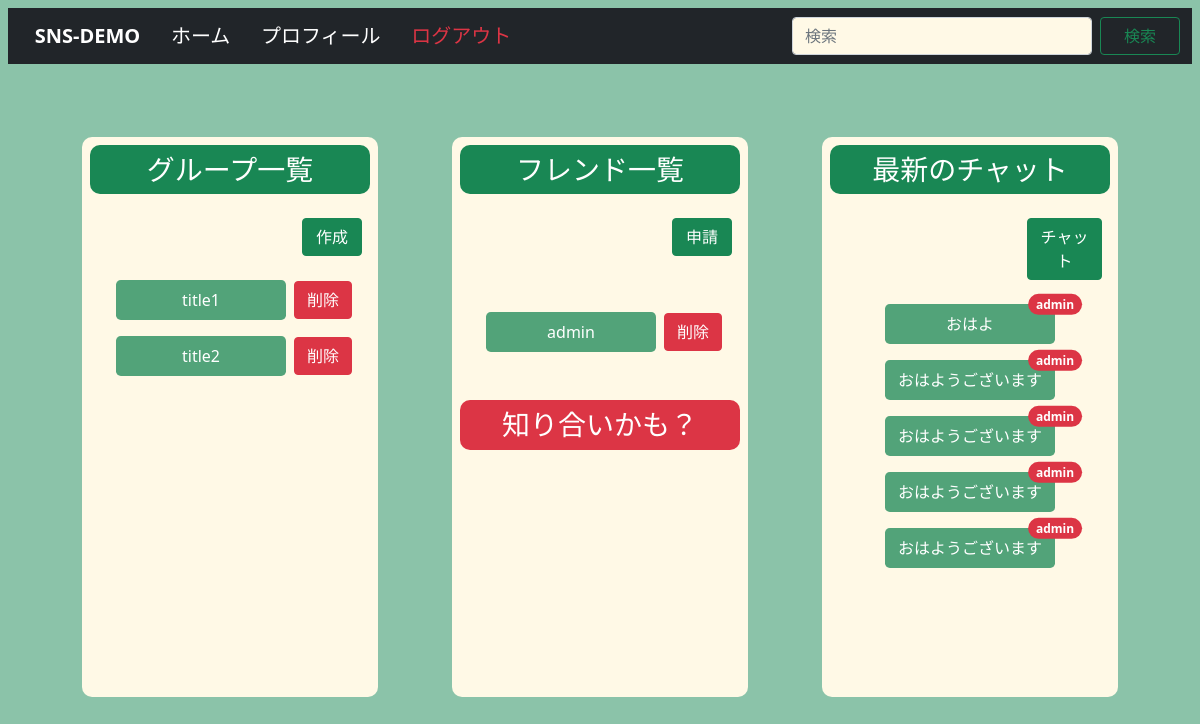
Page /app/home/ (signed in) on the committed database.
### app/models.py (models this page shows, shortened)
class Group(models.Model):
    id = models.UUIDField(default=uuid.uuid4, primary_key=True)
    owner = models.ForeignKey(get_user_model(), on_delete=models.CASCADE,  related_name='group_owner')
    member = models.ManyToManyField(get_user_model(), related_name='group_member')
    title = models.CharField(max_length=30)
    icon = models.ImageField(null=True, blank=True)
    def __str__(self):
        return self.title

class Friend(models.Model):
    id = models.UUIDField(default=uuid.uuid4, primary_key=True)
    send_from = models.ForeignKey(get_user_model(), on_delete=models.CASCADE, related_name='friend_send_from')
    send_to = models.ForeignKey(get_user_model(), on_delete=models.CASCADE)
    profile_send_from = models.ForeignKey(Profile, on_delete=models.CASCADE, null=True, related_name='profile_send_from')
    profile_send_to = models.ForeignKey(Profile, on_delete=models.CASCADE, null=True)
    deny_flag = models.BooleanField(default=False)
    promise_flag = models.BooleanField(default=False)

class Profile(models.Model):
    id = models.UUIDField(default=uuid.uuid4, primary_key=True)
    user = models.OneToOneField(get_user_model(), on_delete=models.CASCADE)
    nick_name = models.CharField(max_length=20)
    icon = models.ImageField(upload_to='../media/images/', default='images/unknown.jpeg', null=True, blank=True)
    one_mes = models.TextField(max_length=100)
    created_at = models.DateTimeField(auto_now_add=True)
    updated_at = models.DateTimeField(auto_now=True)

class Message(models.Model):
    id = models.UUIDField(default=uuid.uuid4, primary_key=True)
    owner = models.ForeignKey(get_user_model(), on_delete=models.CASCADE)
    profile = models.ForeignKey(Profile, on_delete=models.CASCADE, null=True)
    friend = models.CharField(max_length=30, null=True, blank=True)
    content = models.TextField(max_length=1000)
    good_count = models.PositiveIntegerField(default=0)
    share_count = models.PositiveIntegerField(default=0)
    group = models.ForeignKey(Group, on_delete=models.CASCADE, null=True)
    created_at = models.DateTimeField(auto_now_add=True)

### app/views.py (the view)
# urls.py: path('home/', views.home, name='home'),
@login_required
def home(request):
    user = get_user_model().objects.get(email=request.user)
    groups = user.group_member.all()
    friends = Friend.objects.filter(promise_flag=True)
    friends = friends.filter(Q(send_from=request.user) | Q(send_to=request.user))
    deny_friends = Friend.objects.filter(deny_flag=False, promise_flag=False)
    deny_friends = deny_friends.filter(Q(send_from=request.user) | Q(send_to=request.user))
    friend_id_list = []
    new_chats_list = []
    new_chats_to_friends = Friend.objects.filter(promise_flag=True, send_from=request.user)
    for new_chats_to_friend in new_chats_to_friends:
        friend_id_list.append(new_chats_to_friend.id)
    new_chats_from_friends = Friend.objects.filter(promise_flag=True, send_to=request.user)
    for new_chats_from_friend in new_chats_from_friends:
        friend_id_list.append(new_chats_from_friend.id)
    new_chats = Message.objects.filter(friend__in=friend_id_list).order_by('-created_at')
    for new_chat in new_chats:
        if new_chat.owner != request.user:
            new_chats_list.append(new_chat)
        else:
            pass
    new_chats = new_chats_list[:5]
    return render(request, 'page/home.html', {'groups': groups,
                                              'friends': friends,
                                              'deny_friends': deny_friends,
                                              'new_chats': new_chats})

### account/models.py (called while the page is built)
    def __str__(self):
        return self.email

### template/page/home.html (shortened to what this page needs)
{% extends 'base/base.html' %}
{% block main %}
<div id="home-container" class="d-flex align-items-center justify-content-around" style="">
    <div id="home-second-container" class="d-flex justify-content-evenly" style="width: 100%;">
        <div class="" id="home-group-container" style="background-color: #FFF9E6;border-radius: 10px;">
            <h3 class="bg-success m-2 p-2 text-white" style="text-align: center;border-radius: 10px;">グループ一覧</h3>
            <div class="d-flex flex-column bd-highlight　bg-success">
                <div class="d-flex flex-row-reverse p-2 m-2">
                    <a class="btn btn-success text-decoration-none text-white" style="width: 60px;" href="{% url 'group_create' %}">作成</a>
                </div>
                <div class="d-flex flex-column justify-content-center" style="align-items: center;">
                    {% for group in groups %}
                        <div class="d-flex flex-row align-items-center" style="flex-wrap: wrap;">
                            <a href="{% url 'group_chat' pk=group.id %}" class="text-decoration-none text-black p-2">
                                <div class="rounded-3 bg-success p-2 text-white bg-opacity-75"style="text-align: center;max-width: 300px; min-width: 170px;">{{ group }}</div>
                            </a>
                            <a class="btn btn-danger text-decoration-none text-white" href="{% url 'group_delete' pk=group.id %}">削除</a>
                        </div>
                    {% endfor %}
                </div>
            </div>
        </div>
        <div class="" id="home-friend-container" style="background-color: #FFF9E6;border-radius: 10px;">
            <h3 class="bg-success m-2 p-2 text-white" style="text-align: center;border-radius: 10px;">フレンド一覧</h3>
            <div class="d-flex flex-column bd-highlight　bg-success">
                <div class="d-flex flex-row-reverse p-2 m-2">
                    <a class="btn btn-success text-decoration-none text-white" style="width: 60px;" href="{% url 'friend_search' %}">申請</a>
                </div>
                <div class="d-flex flex-column justify-content-center" style="align-items: center;min-height: 120px;max-height: 120px;">
                    {% for friend in friends %}
                        {% if friend.send_to == request.user %}
                        <div class="d-flex flex-row align-items-center" style="flex-wrap: wrap;">
                            <a href="{% url 'friend_chat' pk=friend.id %}" class="text-decoration-none text-black p-2">
                                <div class="rounded-3 bg-success p-2 text-white bg-opacity-75"style="text-align: center;max-width: 300px; min-width: 170px;">{{ friend.profile_send_from.nick_name }}</div>
                            </a>
                            <a class="btn btn-danger text-decoration-none text-white" href="{% url 'friend_delete' pk=friend.id %}">削除</a>
                        </div>
                        {% endif %}
                    {% endfor %}
                </div>
            </div>
            <div>
                <h3 class="bg-danger m-2 p-2 text-white" style="text-align: center;border-radius: 10px;">知り合いかも？</h3>
            </div>
            <div class="d-flex flex-column bd-highlight　bg-success">
                <div class="d-flex flex-column p-2 justify-content-center" style="align-items: center;min-height: 180px;max-height: 180px;">
                </div>
            </div>
        </div>
        <div class="" id="home-chat-container" style="background-color: #FFF9E6;border-radius: 10px;">
            <h3 class="bg-success m-2 p-2 text-white" style="text-align: center;border-radius: 10px;">最新のチャット</h3>
            <div class="d-flex flex-column bd-highlight　bg-success">
                <div class="d-flex flex-row-reverse p-2 m-2">
                    <a class="btn btn-success text-decoration-none text-white" style="width: 75px;" href="#">チャット</a>
                </div>
                <div class="d-flex flex-column justify-content-center" style="align-items: center;">
                    {% for new_chat in new_chats %}
                    <div class="d-flex flex-row">
                        <a href="/app/friend_chat/{{ new_chat.friend }}/" class="text-decoration-none text-black p-2">
                            <div class="rounded-3 bg-success p-2 text-white bg-opacity-75 position-relative" style="text-align: center;max-width: 300px; min-width: 170px;">
                                {{ new_chat.content }}
                                  <span class="position-absolute top-0 start-100 translate-middle badge rounded-pill bg-danger">
                                    {{ new_chat.profile.nick_name }}
                                  </span>
                            </div>
                        </a>
                    </div>
                    {% endfor %}
                </div>
            </div>
        </div>
    </div>
</div>
{% endblock %}

### static/css/base.css (style rules this page uses)
body { font-family: 'Oswald', sans-serif; color:#630; line-height:25px; font-size:0.95em; }

### static/css/home.css (style rules this page uses)
#body-container { width: 100%; height: 100vh; overflow-y: scroll; -ms-overflow-style: none; }
#home-container { height: 90%; }
#home-group-container { height: 70vh; width: 25%; }
#home-friend-container { height: 70vh; width: 25%; }
#home-chat-container { height: 70vh; width: 25%; }

### rows in the picture
Group: title "title1"
Group: title "title2"
Friend: profile_send_from.nick_name "admin"
Message: content "おはよ", profile.nick_name "admin"
Message: content "おはようございます", profile.nick_name "admin"
Message: content "おはようございます", profile.nick_name "admin"
Message: content "おはようございます", profile.nick_name "admin"
Message: content "おはようございます", profile.nick_name "admin"
